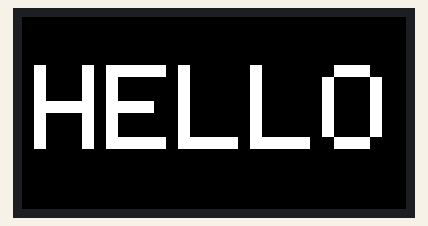
This sketch was run on a simulated ESP32. Parts: 64×32 colour display.

Above: at 0.1 s.

The sketch:

hub75_hello.ino
```cpp
#include <Arduino.h>
#include <ESP32-HUB75-MatrixPanel-I2S-DMA.h>

static MatrixPanel_I2S_DMA *display = nullptr;

static const int PANEL_RES_X = 64;
static const int PANEL_RES_Y = 32;
static const int PANEL_CHAIN = 1;

void setup() {
  HUB75_I2S_CFG mxconfig(PANEL_RES_X, PANEL_RES_Y, PANEL_CHAIN);

  mxconfig.gpio.r1 = 19;
  mxconfig.gpio.g1 = 13;
  mxconfig.gpio.b1 = 18;
  mxconfig.gpio.r2 = 5;
  mxconfig.gpio.g2 = 12;
  mxconfig.gpio.b2 = 17;

  mxconfig.gpio.a = 16;
  mxconfig.gpio.b = 14;
  mxconfig.gpio.c = 4;
  mxconfig.gpio.d = 27;
  mxconfig.gpio.e = -1;

  mxconfig.gpio.lat = 26;
  mxconfig.gpio.oe = 15;
  mxconfig.gpio.clk = 2;

  display = new MatrixPanel_I2S_DMA(mxconfig);
  display->begin();
  display->clearScreen();
  display->setTextWrap(false);
  display->setTextSize(2);
  display->setTextColor(display->color565(255, 255, 255));

  int16_t x1, y1;
  uint16_t w, h;
  display->getTextBounds("HELLO", 0, 0, &x1, &y1, &w, &h);
  display->setCursor((PANEL_RES_X - (int)w) / 2, (PANEL_RES_Y - (int)h) / 2);
  display->print("HELLO");
}

void loop() {
}
```
